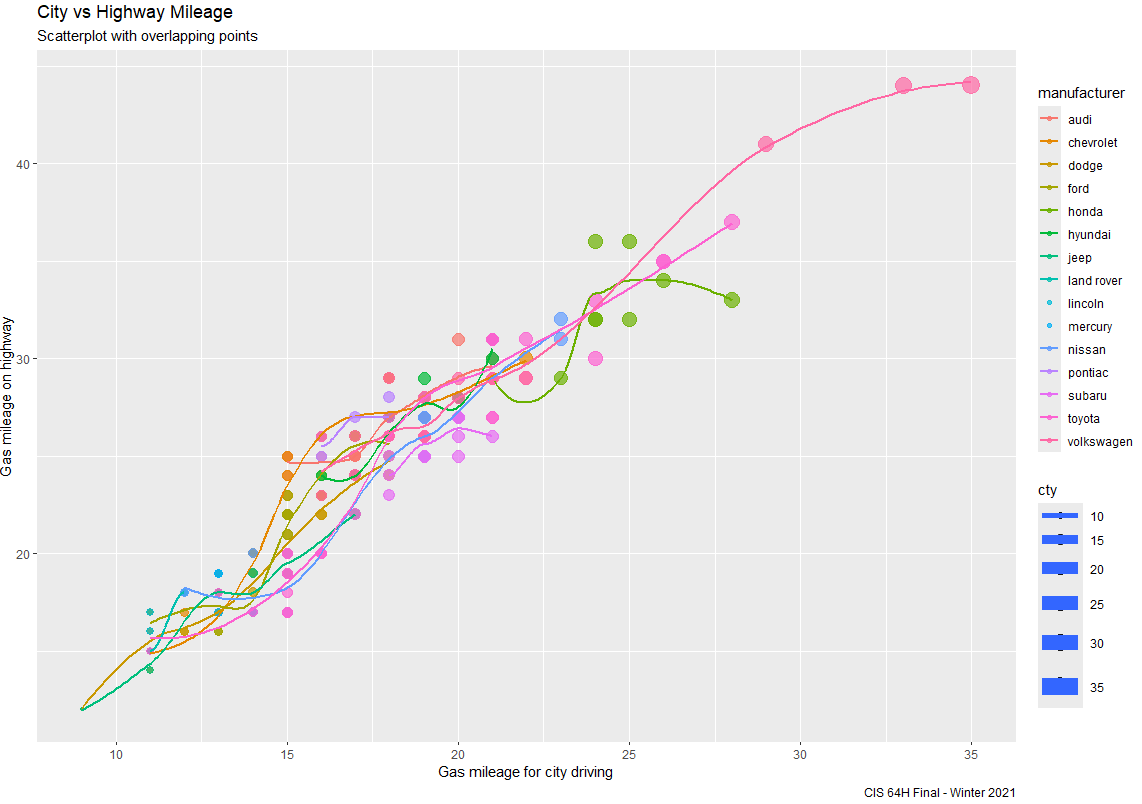

Generate this figure with R:
library(ggplot2)
data(mpg)

p <- ggplot(mpg, aes(x = cty,
                     y = hwy,
                     size = cty,
                     color = manufacturer)) +
  geom_point(alpha = 0.7) +
  geom_smooth(se = FALSE) +
  labs(
    x = "Gas mileage for city driving",
    y = "Gas mileage on highway",
    title = "City vs Highway Mileage",
    subtitle = "Scatterplot with overlapping points",
    caption = "CIS 64H Final - Winter 2021"
  )

print(p)
